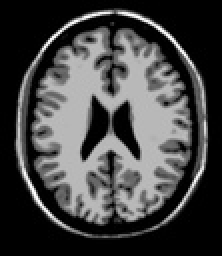
%> input picture assignment2/solutions/Q6/T1.jpg, 111 x 128 px, shrunk from 460 x 532 before the run (shown 2 times larger); the run also reads 1 picture not shown here
$ octave q6.m   (GNU Octave 9; MATLAB toolbox functions it lacks are replaced by stand-ins)
%> lines starting %> are read from the running program, lines starting %| are printed output that depends on the picture
clear;clc;
first = imread('T1.jpg');
%> first is the input picture: size 128x111 uint8; min 0, max 255, mean 68.5
second = imread('T2.jpg');
first = double(first);
%> first: size 128x111 double
second = double(second);

[rows, columns] = size(first);
%> rows = 128; columns = 111

corr = [];
qmi = [];

for tx = -10:10
    b = second;
    qmi_calc = zeros(26);
    marg1_calc = zeros(1,26);
    marg2_calc = zeros(1,26);

    % shift b
    for i = columns:-1:1
        if((i - tx) > columns || (i - tx) <=0)
            b(:,i) = 0;
        else
            b(:, i) = second(:, (i-tx));
        end
    end

    % create individual values
    for row_iter = 1:rows
        for column_iter = 1:columns
            x_coeff = 1+floor(first(row_iter, column_iter)/26);
            y_coeff = 1+floor(b(row_iter, column_iter)/26);
            qmi_calc(x_coeff, y_coeff) = qmi_calc(x_coeff, y_coeff) + 1;
        end
    end

    qmi_calc = qmi_calc / sum(sum(qmi_calc));

    % create the marginal histograms
    for iter = 1:26
        marg1_calc(1,iter) = sum(qmi_calc(iter, :));
        marg2_calc(1,iter) = sum(qmi_calc(:, iter));
    end

    marg1_calc = marg1_calc / sum(sum(marg1_calc));
    marg2_calc = marg2_calc / sum(sum(marg2_calc));
    stack = 0;

    for i = 1:26
        for j = 1:26
            stack = stack + (qmi_calc(i,j) - marg1_calc(1,i)*marg2_calc(1,j))^2;
        end
    end

    qmi = [qmi stack];
    temp = corrcoef(first, b);
    corr = [corr, temp(1,2)];
end
%> this loop made 21 passes
%> temp on passes 11 to 21: [1 1; 1 1], [1 0.923; 0.923 1], [1 0.78; 0.78 1], [1 0.658; 0.658 1], [1 0.568; 0.568 1], [1 0.506; 0.506 1], [1 0.47; 0.47 1], [1 0.451; 0.451 1], [1 0.446; 0.446 1], [1 0.45; 0.45 1], [1 0.452; 0.452 1]
%> (qmi, temp, corr) on passes 1 to 6: (0.0243, [1 0.447; 0.447 1], 0.447), ([0.0243 0.0238], [1 0.445; 0.445 1], [0.447 0.445]), ([0.0243 0.0238 0.0231], [1 0.445; 0.445 1], [0.447 0.445 0.445]), ([0.0243 0.0238 0.0231 0.0229], [1 0.451; 0.451 1], [0.447 0.445 0.445 0.451]), ([0.0243 0.0238 0.0231 0.0229 0.024], [1 0.47; 0.47 1], [0.447 0.445 0.445 0.451 0.47]), ([0.0243 0.0238 0.0231 0.0229 0.024 0.0272], [1 0.506; 0.506 1], [0.447 0.445 0.445 0.451 0.47 0.506])
%> pass 1, `qmi_calc = qmi_calc / sum(sum(qmi_calc));`:
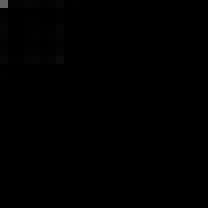
%> qmi_calc: size 26x26 double (shown 8 times larger); min 0, max 0.383, mean 0.00148
%> after the loop:
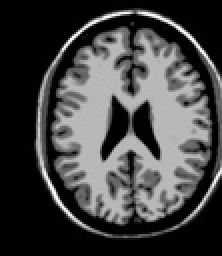
%> b: size 128x111 double (shown 2 times larger); min 0, max 255, mean 67.4
%> after the loop, corr = 21 values, max 1 at index 11, min 0.445 at index 3, mean 0.59; marg1_calc = 26 values, max 0.504 at index 1, min 0 at index 11, mean 0.0385; marg2_calc = 26 values, max 0.513 at index 1, min 0 at index 11, mean 0.0385; qmi = 21 values, max 0.12 at index 11, min 0.0229 at index 18, mean 0.0401

figure(1);
plot(-10:10, corr);
title('Q6 - Correlation Coefficient');
xlabel('shift (tx)');
ylabel('Correlation Coefficient');
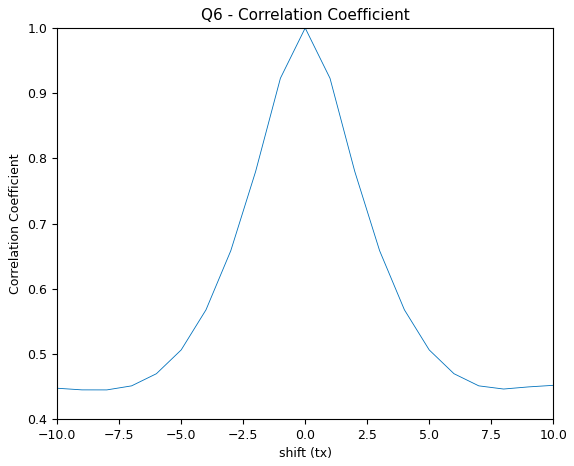
%> figure redrawn from the program's plot data; curve peaks at x = 0, y = 1

figure(2);
plot(-10:10, qmi);
title('Q6 - Quadratic Mutual Information');
xlabel('shift (tx)');
ylabel('QMI');
%> figure, not shown here; curve peaks at x = 0, y = 0.12


% % % % % % % % % % % % % % % % % % % % % % % % % % % % % % % % % % % % % % %
% negative!!


clear;clc;
first = imread('T1.jpg');
first = double(first);
second = 255-first;
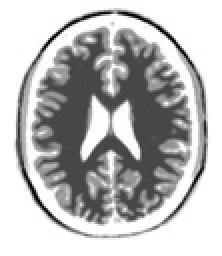
%> second: size 128x111 double (shown 2 times larger); min 0, max 255, mean 186.5

[rows, columns] = size(first);

corr = [];
qmi = [];

for tx = -10:10
    b = second;
    qmi_calc = zeros(26);
    marg1_calc = zeros(1,26);
    marg2_calc = zeros(1,26);

    % shift b
    for i = columns:-1:1
        if((i - tx) > columns || (i - tx) <=0)
            b(:,i) = 0;
        else
            b(:, i) = second(:, (i-tx));
        end
    end

    % create individual values
    for row_iter = 1:rows
        for column_iter = 1:columns
            x_coeff = 1+floor(first(row_iter, column_iter)/26);
            y_coeff = 1+floor(b(row_iter, column_iter)/26);
            qmi_calc(x_coeff, y_coeff) = qmi_calc(x_coeff, y_coeff) + 1;
        end
    end

    qmi_calc = qmi_calc / sum(sum(qmi_calc));

    % create the marginal histograms
    for iter = 1:26
        marg1_calc(1,iter) = sum(qmi_calc(iter, :));
        marg2_calc(1,iter) = sum(qmi_calc(:, iter));
    end

    marg1_calc = marg1_calc / sum(sum(marg1_calc));
    marg2_calc = marg2_calc / sum(sum(marg2_calc));
    stack = 0;

    for i = 1:26
        for j = 1:26
            stack = stack + (qmi_calc(i,j) - marg1_calc(1,i)*marg2_calc(1,j))^2;
        end
    end

    qmi = [qmi stack];
    temp = corrcoef(first, b);
    corr = [corr, temp(1,2)];
end
%> this loop made 21 passes
%> temp on passes 9 to 20: [1 -0.695; -0.695 1], [1 -0.876; -0.876 1], [1 -1; -1 1], [1 -0.876; -0.876 1], [1 -0.695; -0.695 1], [1 -0.543; -0.543 1], [1 -0.425; -0.425 1], [1 -0.338; -0.338 1], [1 -0.276; -0.276 1], [1 -0.232; -0.232 1], [1 -0.202; -0.202 1], [1 -0.187; -0.187 1]
%> (qmi, temp, corr) on passes 1 to 6: (0.0176, [1 -0.19; -0.19 1], -0.19), ([0.0176 0.0175], [1 -0.197; -0.197 1], [-0.19 -0.197]), ([0.0176 0.0175 0.0173], [1 -0.206; -0.206 1], [-0.19 -0.197 -0.206]), ([0.0176 0.0175 0.0173 0.0177], [1 -0.232; -0.232 1], [-0.19 -0.197 -0.206 -0.232]), ([0.0176 0.0175 0.0173 0.0177 0.0194], [1 -0.276; -0.276 1], [-0.19 -0.197 -0.206 -0.232 -0.276]), ([0.0176 0.0175 0.0173 0.0177 0.0194 0.0232], [1 -0.338; -0.338 1], [-0.19 -0.197 -0.206 -0.232 -0.276 -0.338])
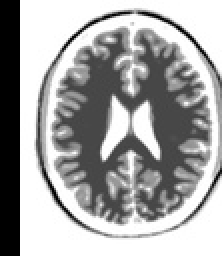
%> b: size 128x111 double (shown 2 times larger); min 0, max 255, mean 164.6
%> after the loop, corr = 21 values, max -0.18 at index 21, min -1 at index 11, mean -0.425; marg2_calc = 26 values, max 0.416 at index 10, min 0 at index 11, mean 0.0385; qmi = 21 values, max 0.112 at index 11, min 0.017 at index 19, mean 0.0357

figure(3);
plot(-10:10, corr);
title('Q6 - Correlation Coefficient (Negative)');
xlabel('shift (tx)');
ylabel('Correlation Coefficient');
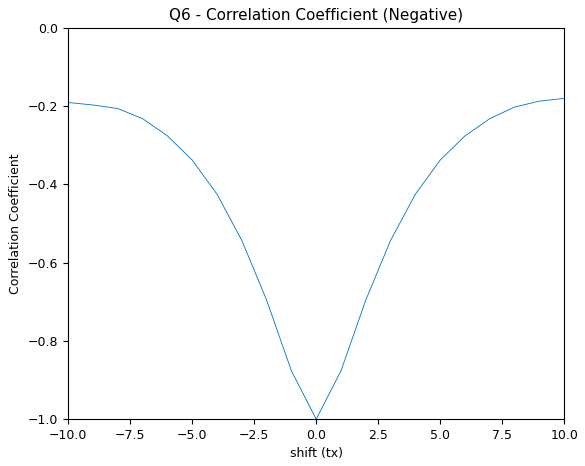
%> figure redrawn from the program's plot data; curve peaks at x = 10, y = -0.18

figure(4);
plot(-10:10, qmi);
title('Q6 - Quadratic Mutual Information (Negative)');
xlabel('shift (tx)');
ylabel('QMI');
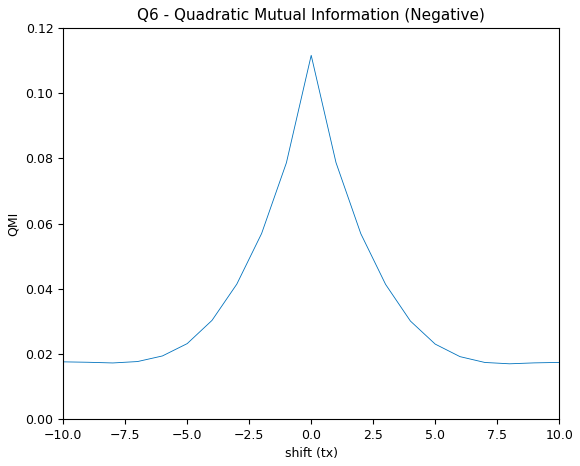
%> figure redrawn from the program's plot data; curve peaks at x = 0, y = 0.112
